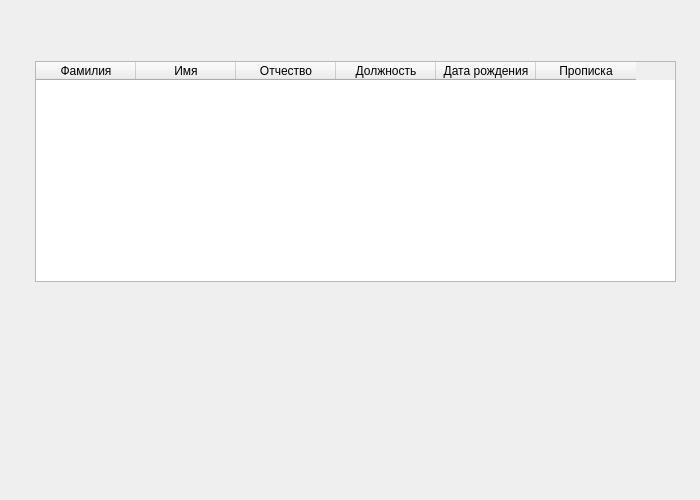
<?xml version="1.0" encoding="UTF-8"?>
<ui version="4.0">
 <class>MainWindow</class>
 <widget class="QMainWindow" name="MainWindow">
  <property name="geometry">
   <rect>
    <x>0</x>
    <y>0</y>
    <width>700</width>
    <height>500</height>
   </rect>
  </property>
  <property name="minimumSize">
   <size>
    <width>700</width>
    <height>500</height>
   </size>
  </property>
  <property name="maximumSize">
   <size>
    <width>700</width>
    <height>500</height>
   </size>
  </property>
  <property name="cursor">
   <cursorShape>ArrowCursor</cursorShape>
  </property>
  <property name="windowTitle">
   <string>MainWindow</string>
  </property>
  <property name="layoutDirection">
   <enum>Qt::LeftToRight</enum>
  </property>
  <property name="autoFillBackground">
   <bool>false</bool>
  </property>
  <widget class="QWidget" name="centralwidget">
   <property name="minimumSize">
    <size>
     <width>700</width>
     <height>500</height>
    </size>
   </property>
   <property name="maximumSize">
    <size>
     <width>700</width>
     <height>500</height>
    </size>
   </property>
   <widget class="QStackedWidget" name="stackedWidget">
    <property name="geometry">
     <rect>
      <x>0</x>
      <y>0</y>
      <width>700</width>
      <height>500</height>
     </rect>
    </property>
    <property name="minimumSize">
     <size>
      <width>700</width>
      <height>500</height>
     </size>
    </property>
    <property name="maximumSize">
     <size>
      <width>700</width>
      <height>500</height>
     </size>
    </property>
    <property name="currentIndex">
     <number>1</number>
    </property>
    <widget class="QWidget" name="main_page">
     <widget class="QPushButton" name="entry_btn">
      <property name="geometry">
       <rect>
        <x>300</x>
        <y>160</y>
        <width>111</width>
        <height>71</height>
       </rect>
      </property>
      <property name="text">
       <string>Вход</string>
      </property>
     </widget>
     <widget class="QPushButton" name="regisration_btn">
      <property name="geometry">
       <rect>
        <x>300</x>
        <y>260</y>
        <width>111</width>
        <height>71</height>
       </rect>
      </property>
      <property name="text">
       <string>Регистрация</string>
      </property>
     </widget>
     <zorder>regisration_btn</zorder>
     <zorder>entry_btn</zorder>
    </widget>
    <widget class="QWidget" name="table_page">
     <widget class="QTableWidget" name="tableWidget">
      <property name="geometry">
       <rect>
        <x>35</x>
        <y>61</y>
        <width>641</width>
        <height>221</height>
       </rect>
      </property>
      <property name="styleSheet">
       <string notr="true"/>
      </property>
      <column>
       <property name="text">
        <string>Фамилия</string>
       </property>
      </column>
      <column>
       <property name="text">
        <string>Имя</string>
       </property>
      </column>
      <column>
       <property name="text">
        <string>Отчество</string>
       </property>
      </column>
      <column>
       <property name="text">
        <string>Должность</string>
       </property>
      </column>
      <column>
       <property name="text">
        <string>Дата рождения</string>
       </property>
      </column>
      <column>
       <property name="text">
        <string>Прописка</string>
       </property>
      </column>
     </widget>
    </widget>
    <widget class="QWidget" name="registration_page">
     <widget class="QLabel" name="label_4">
      <property name="geometry">
       <rect>
        <x>280</x>
        <y>100</y>
        <width>201</width>
        <height>41</height>
       </rect>
      </property>
      <property name="font">
       <font>
        <pointsize>16</pointsize>
        <weight>75</weight>
        <bold>true</bold>
       </font>
      </property>
      <property name="text">
       <string>Регистрация</string>
      </property>
     </widget>
     <widget class="QPushButton" name="reg_btn_reg_page">
      <property name="geometry">
       <rect>
        <x>280</x>
        <y>320</y>
        <width>181</width>
        <height>41</height>
       </rect>
      </property>
      <property name="text">
       <string>Зарегестрироваться</string>
      </property>
     </widget>
     <widget class="QLineEdit" name="reg_login_edit">
      <property name="geometry">
       <rect>
        <x>280</x>
        <y>180</y>
        <width>181</width>
        <height>21</height>
       </rect>
      </property>
     </widget>
     <widget class="QLineEdit" name="reg_pass_edit">
      <property name="geometry">
       <rect>
        <x>280</x>
        <y>230</y>
        <width>181</width>
        <height>20</height>
       </rect>
      </property>
     </widget>
     <widget class="QLabel" name="label_5">
      <property name="geometry">
       <rect>
        <x>280</x>
        <y>160</y>
        <width>121</width>
        <height>16</height>
       </rect>
      </property>
      <property name="text">
       <string>Логин</string>
      </property>
     </widget>
     <widget class="QLabel" name="label_6">
      <property name="geometry">
       <rect>
        <x>280</x>
        <y>210</y>
        <width>131</width>
        <height>16</height>
       </rect>
      </property>
      <property name="text">
       <string>Пароль</string>
      </property>
     </widget>
     <widget class="QLineEdit" name="reg_pass_edit_2">
      <property name="geometry">
       <rect>
        <x>280</x>
        <y>280</y>
        <width>181</width>
        <height>20</height>
       </rect>
      </property>
     </widget>
     <widget class="QLabel" name="label_7">
      <property name="geometry">
       <rect>
        <x>280</x>
        <y>260</y>
        <width>161</width>
        <height>16</height>
       </rect>
      </property>
      <property name="text">
       <string>Пароль</string>
      </property>
     </widget>
     <widget class="QPushButton" name="back_btn_reg">
      <property name="geometry">
       <rect>
        <x>30</x>
        <y>30</y>
        <width>91</width>
        <height>31</height>
       </rect>
      </property>
      <property name="font">
       <font>
        <pointsize>12</pointsize>
       </font>
      </property>
      <property name="text">
       <string>Назад</string>
      </property>
     </widget>
    </widget>
    <widget class="QWidget" name="entry_page">
     <widget class="QPushButton" name="entry_btn_entry_page">
      <property name="geometry">
       <rect>
        <x>280</x>
        <y>280</y>
        <width>181</width>
        <height>51</height>
       </rect>
      </property>
      <property name="text">
       <string>Войти</string>
      </property>
     </widget>
     <widget class="QLineEdit" name="entry_login_edit">
      <property name="geometry">
       <rect>
        <x>280</x>
        <y>180</y>
        <width>181</width>
        <height>20</height>
       </rect>
      </property>
     </widget>
     <widget class="QLineEdit" name="entry_pass_edit">
      <property name="geometry">
       <rect>
        <x>280</x>
        <y>230</y>
        <width>181</width>
        <height>20</height>
       </rect>
      </property>
     </widget>
     <widget class="QLabel" name="label_2">
      <property name="geometry">
       <rect>
        <x>280</x>
        <y>160</y>
        <width>81</width>
        <height>16</height>
       </rect>
      </property>
      <property name="text">
       <string>Логин</string>
      </property>
     </widget>
     <widget class="QLabel" name="label_3">
      <property name="geometry">
       <rect>
        <x>280</x>
        <y>210</y>
        <width>71</width>
        <height>16</height>
       </rect>
      </property>
      <property name="text">
       <string>Пароль</string>
      </property>
     </widget>
     <widget class="QLabel" name="label">
      <property name="geometry">
       <rect>
        <x>280</x>
        <y>90</y>
        <width>101</width>
        <height>31</height>
       </rect>
      </property>
      <property name="font">
       <font>
        <pointsize>16</pointsize>
        <weight>75</weight>
        <bold>true</bold>
       </font>
      </property>
      <property name="text">
       <string>Вход:</string>
      </property>
     </widget>
     <widget class="QPushButton" name="back_btn_entry">
      <property name="geometry">
       <rect>
        <x>30</x>
        <y>30</y>
        <width>91</width>
        <height>31</height>
       </rect>
      </property>
      <property name="font">
       <font>
        <pointsize>12</pointsize>
       </font>
      </property>
      <property name="text">
       <string>Назад</string>
      </property>
     </widget>
    </widget>
   </widget>
  </widget>
 </widget>
 <resources/>
 <connections/>
</ui>
